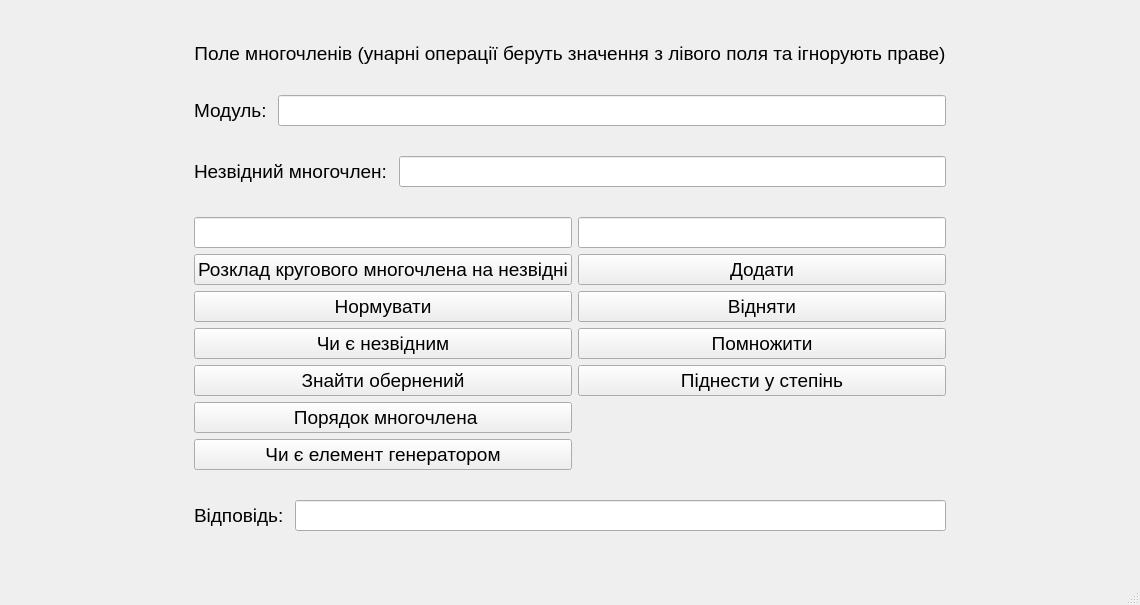
<?xml version="1.0" encoding="UTF-8"?>
<ui version="4.0">
 <class>PolynomialFieldWindow</class>
 <widget class="QMainWindow" name="PolynomialFieldWindow">
  <property name="geometry">
   <rect>
    <x>0</x>
    <y>0</y>
    <width>1140</width>
    <height>605</height>
   </rect>
  </property>
  <property name="font">
   <font>
    <pointsize>14</pointsize>
   </font>
  </property>
  <property name="windowTitle">
   <string>MainWindow</string>
  </property>
  <widget class="QWidget" name="centralwidget">
   <layout class="QHBoxLayout" name="horizontalLayout_4">
    <item>
     <spacer name="verticalSpacer">
      <property name="orientation">
       <enum>Qt::Vertical</enum>
      </property>
      <property name="sizeHint" stdset="0">
       <size>
        <width>20</width>
        <height>544</height>
       </size>
      </property>
     </spacer>
    </item>
    <item>
     <widget class="QWidget" name="widget" native="true">
      <property name="sizePolicy">
       <sizepolicy hsizetype="Fixed" vsizetype="Preferred">
        <horstretch>0</horstretch>
        <verstretch>0</verstretch>
       </sizepolicy>
      </property>
      <layout class="QVBoxLayout" name="verticalLayout">
       <property name="sizeConstraint">
        <enum>QLayout::SetNoConstraint</enum>
       </property>
       <item>
        <widget class="QLabel" name="label">
         <property name="sizePolicy">
          <sizepolicy hsizetype="Preferred" vsizetype="Fixed">
           <horstretch>0</horstretch>
           <verstretch>0</verstretch>
          </sizepolicy>
         </property>
         <property name="locale">
          <locale language="Ukrainian" country="Ukraine"/>
         </property>
         <property name="text">
          <string>Поле многочленів (унарні операції беруть значення з лівого поля та ігнорують праве)</string>
         </property>
         <property name="alignment">
          <set>Qt::AlignCenter</set>
         </property>
        </widget>
       </item>
       <item>
        <layout class="QHBoxLayout" name="horizontalLayout">
         <item>
          <widget class="QLabel" name="label_2">
           <property name="text">
            <string>Модуль: </string>
           </property>
          </widget>
         </item>
         <item>
          <widget class="QLineEdit" name="lineEdit_modulus"/>
         </item>
        </layout>
       </item>
       <item>
        <layout class="QHBoxLayout" name="horizontalLayout_3">
         <item>
          <widget class="QLabel" name="label_4">
           <property name="text">
            <string>Незвідний многочлен: </string>
           </property>
          </widget>
         </item>
         <item>
          <widget class="QLineEdit" name="lineEdit_irreducible"/>
         </item>
        </layout>
       </item>
       <item>
        <layout class="QGridLayout" name="gridLayout">
         <property name="leftMargin">
          <number>0</number>
         </property>
         <item row="3" column="1">
          <widget class="QPushButton" name="pushButton_subtract">
           <property name="text">
            <string>Відняти</string>
           </property>
          </widget>
         </item>
         <item row="1" column="0">
          <widget class="QLineEdit" name="lineEdit_first"/>
         </item>
         <item row="1" column="1">
          <widget class="QLineEdit" name="lineEdit_second"/>
         </item>
         <item row="8" column="0">
          <widget class="QPushButton" name="pushButton_is_generator">
           <property name="text">
            <string>Чи є елемент генератором</string>
           </property>
          </widget>
         </item>
         <item row="5" column="1">
          <widget class="QPushButton" name="pushButton_pow">
           <property name="text">
            <string>Піднести у степінь</string>
           </property>
          </widget>
         </item>
         <item row="7" column="0">
          <widget class="QPushButton" name="pushButton_order">
           <property name="text">
            <string> Порядок многочлена</string>
           </property>
          </widget>
         </item>
         <item row="2" column="1">
          <widget class="QPushButton" name="pushButton_add">
           <property name="text">
            <string>Додати</string>
           </property>
          </widget>
         </item>
         <item row="4" column="1">
          <widget class="QPushButton" name="pushButton_multiply">
           <property name="text">
            <string>Помножити</string>
           </property>
          </widget>
         </item>
         <item row="2" column="0">
          <widget class="QPushButton" name="pushButton_CyclFact">
           <property name="text">
            <string>Розклад кругового многочлена на незвідні</string>
           </property>
          </widget>
         </item>
         <item row="3" column="0">
          <widget class="QPushButton" name="pushButton_reduce">
           <property name="text">
            <string>Нормувати</string>
           </property>
          </widget>
         </item>
         <item row="4" column="0">
          <widget class="QPushButton" name="pushButton_is_irreducible">
           <property name="text">
            <string>Чи є незвідним</string>
           </property>
          </widget>
         </item>
         <item row="5" column="0">
          <widget class="QPushButton" name="pushButton_reversed">
           <property name="text">
            <string>Знайти обернений</string>
           </property>
          </widget>
         </item>
        </layout>
       </item>
       <item>
        <layout class="QHBoxLayout" name="horizontalLayout_2">
         <item>
          <widget class="QLabel" name="label_3">
           <property name="text">
            <string>Відповідь: </string>
           </property>
          </widget>
         </item>
         <item>
          <widget class="QLineEdit" name="lineEdit_ans"/>
         </item>
        </layout>
       </item>
      </layout>
     </widget>
    </item>
    <item>
     <spacer name="verticalSpacer_2">
      <property name="orientation">
       <enum>Qt::Vertical</enum>
      </property>
      <property name="sizeHint" stdset="0">
       <size>
        <width>20</width>
        <height>544</height>
       </size>
      </property>
     </spacer>
    </item>
   </layout>
  </widget>
  <widget class="QStatusBar" name="statusbar"/>
 </widget>
 <resources/>
 <connections/>
</ui>
